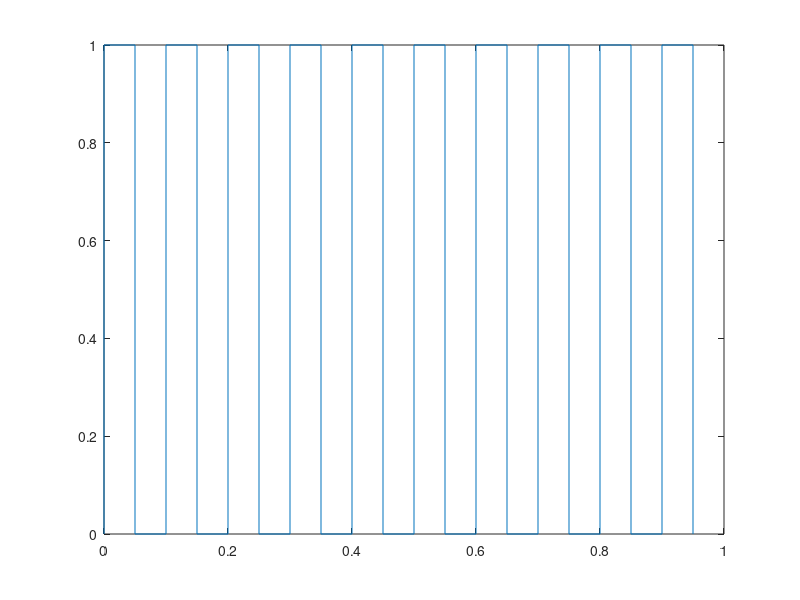
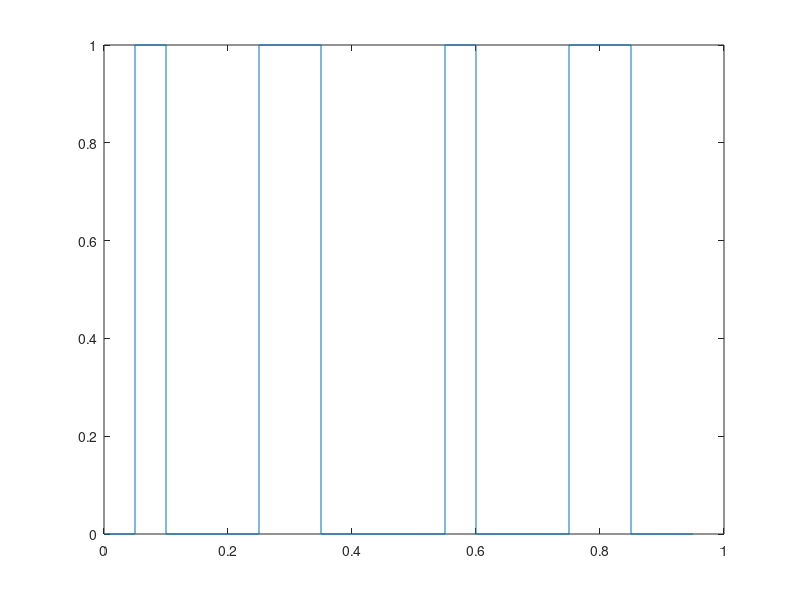
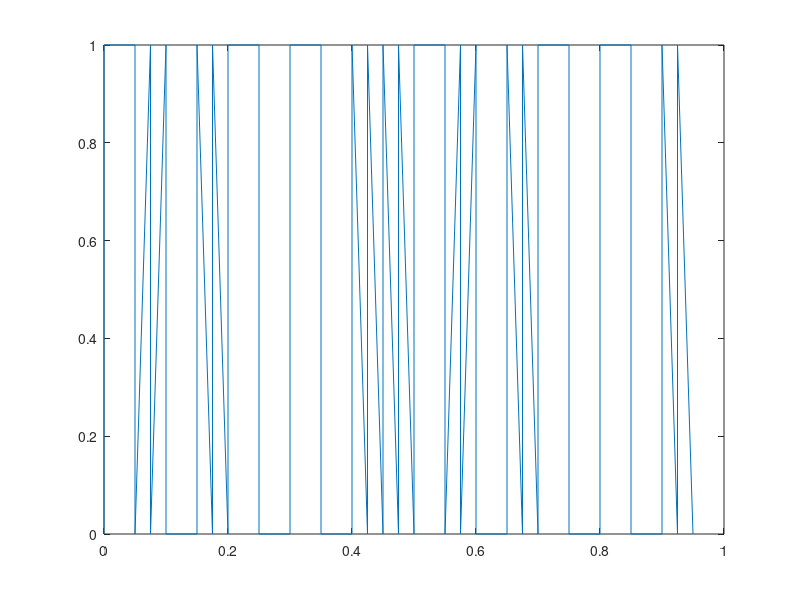

These charts were generated, in order, by the following MATLAB code:
clc
close
clear

x = fscanf(fopen('x.txt', 'r'), '%f');
y = fscanf(fopen('y.txt', 'r'), '%f');
nrzix = fscanf(fopen('nrzix.txt', 'r'), '%f');
nrziy = fscanf(fopen('nrziy.txt', 'r'), '%f');
manx = fscanf(fopen('manx.txt', 'r'), '%f');
many = fscanf(fopen('many.txt', 'r'), '%f');


for i=0:0.01:1
    figure(1)
    plot(x,y)
    figure(2)
    plot(nrzix, nrziy)
    figure(3)
    plot(manx, many)
    
end